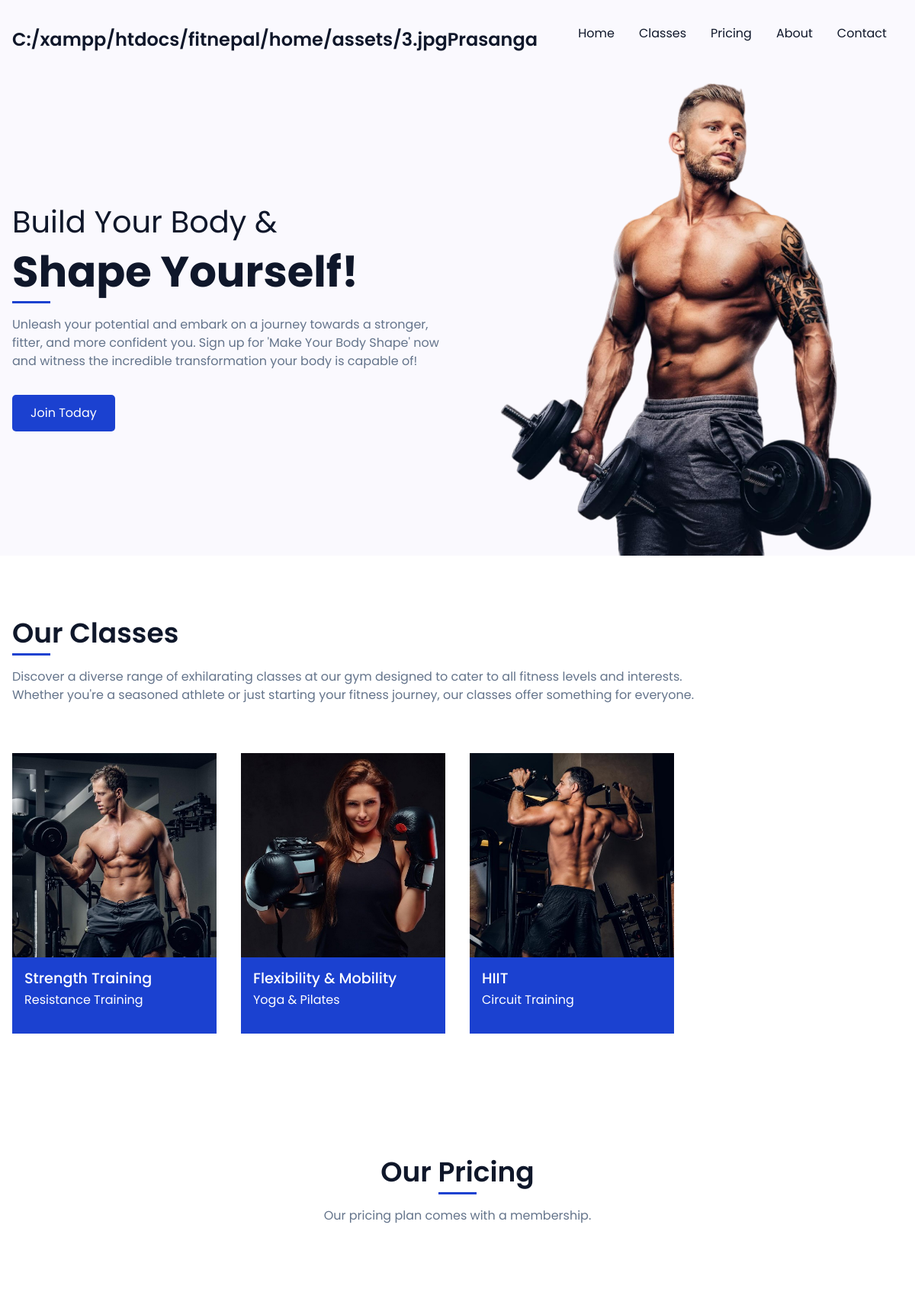
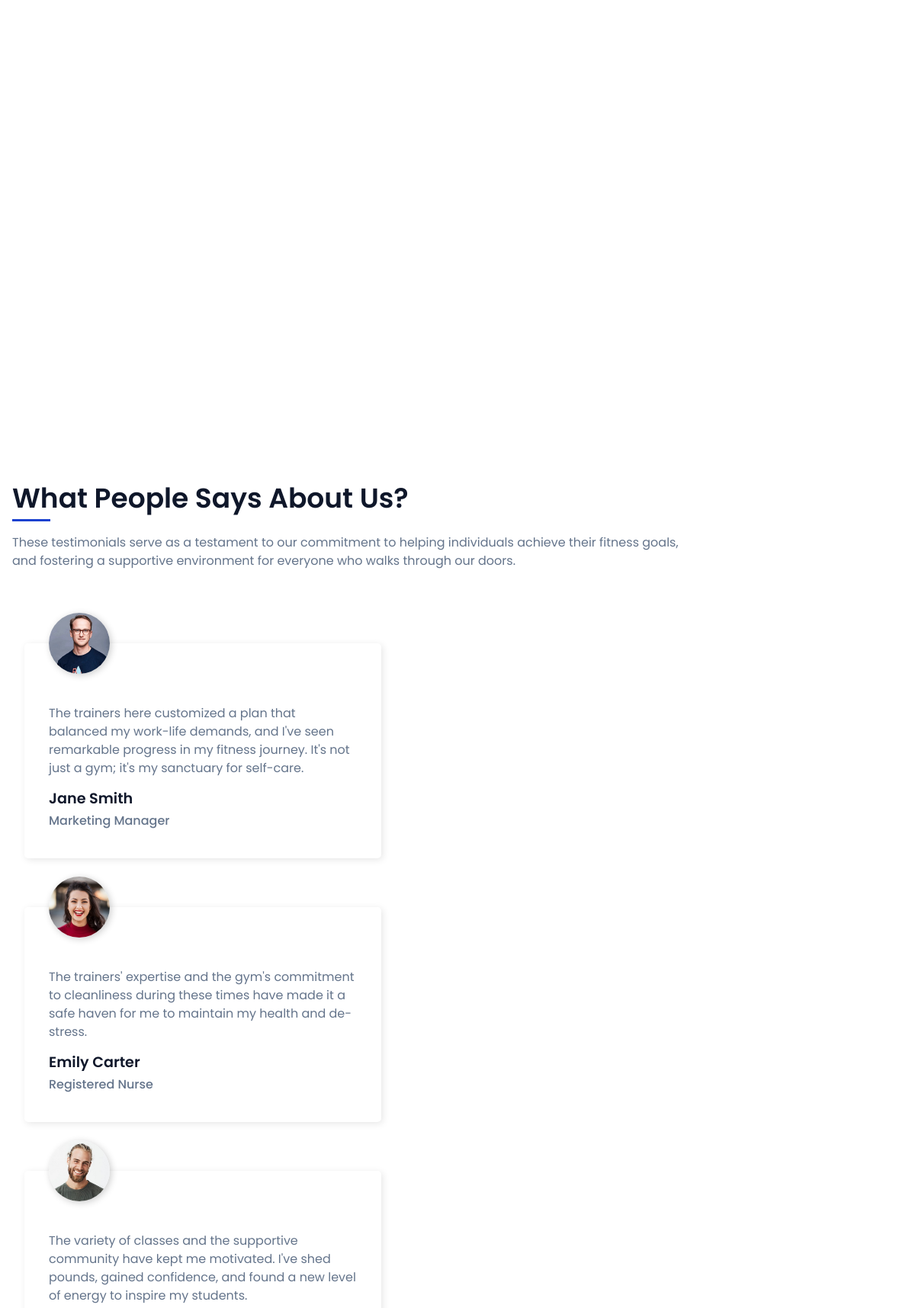
The app's page /home/index.php (upper part) with its own data (2 pictures, top to bottom).
### tables this page shows
CREATE TABLE `sitesettings` (
  `id` int(11) NOT NULL,
  `site_title` varchar(255) NOT NULL,
  `header_image` varchar(255) NOT NULL,
  `site_logo` varchar(255) NOT NULL
);

### home/index.php (the view, shortened to what this page needs)
<?php
include 'db_connection.php';
$query = "SELECT * FROM sitesettings WHERE id = 1";
$stmt = $pdo->prepare($query);
$stmt->execute();
$site_settings = $stmt->fetch(PDO::FETCH_ASSOC);
$site_title = $site_settings['site_title'];
$site_logo = $site_settings['site_logo'];
?>
<!DOCTYPE html>
<html lang="en">
<head>
  <link href="https://cdn.jsdelivr.net/npm/remixicon@3.5.0/fonts/remixicon.css" rel="stylesheet" />
  <link rel="stylesheet" href="https://cdn.jsdelivr.net/npm/swiper@10/swiper-bundle.min.css" />
  <link rel="stylesheet" href="https://stackpath.bootstrapcdn.com/bootstrap/4.5.2/css/bootstrap.min.css">
  <link rel="stylesheet" href="styles.css" />
</head>
<header class="header">
  <nav>
    <div class="nav__header">
      <div class="nav__logo">
        <a href="#"><?php echo $site_logo; ?><?php echo $site_title; ?></a>
      </div>
    </div>
    <ul class="nav__links" id="nav-links">
      <li class="link"><a href="#home">Home</a></li>
      <li class="link"><a href="#class">Classes</a></li>
      <li class="link"><a href="#price">Pricing</a></li>
      <li class="link"><a href="#about">About</a></li>
      <li class="link"><a href="#">Contact</a></li>
    </ul>
  </nav>
  <div class="section__container header__container" id="home">
    <div class="header__image">
      <img src="assets/header.png" alt="header" />
    </div>
    <div class="header__content">
      <h4>Build Your Body &</h4>
      <h1 class="section__header">Shape Yourself!</h1>
      <p>
        Unleash your potential and embark on a journey towards a stronger,
        fitter, and more confident you. Sign up for 'Make Your Body Shape'
        now and witness the incredible transformation your body is capable
        of!
      </p>
      <div class="header__btn">
        <button class="btn">Join Today</button>
      </div>
    </div>
  </div>
</header>
<section class="section__container class__container" id="class">
  <h2 class="section__header">Our Classes</h2>
  <p class="section__description">
    Discover a diverse range of exhilarating classes at our gym designed to
    cater to all fitness levels and interests. Whether you're a seasoned
    athlete or just starting your fitness journey, our classes offer
    something for everyone.
  </p>
  <div class="class__grid">
    <div class="class__card">
      <img src="assets/class-1.jpg" alt="class" />
      <div class="class__content">
        <h4>Strength Training</h4>
        <p>Resistance Training</p>
      </div>
    </div>
    <div class="class__card">
      <img src="assets/class-2.jpg" alt="class" />
      <div class="class__content">
        <h4>Flexibility & Mobility</h4>
        <p>Yoga & Pilates</p>
      </div>
    </div>
    <div class="class__card">
      <img src="assets/class-3.jpg" alt="class" />
      <div class="class__content">
        <h4>HIIT</h4>
        <p>Circuit Training</p>
      </div>
    </div>
  </div>
</section>
<section class="section__container price__container" id="price">
  <h2 class="section__header">Our Pricing</h2>
  <p class="section__description">
    Our pricing plan comes with a membership.
  </p>
</section>
<section class="section__container client__container" id="client">
  <h2 class="section__header">What People Says About Us?</h2>
  <p class="section__description">
    These testimonials serve as a testament to our commitment to helping
    individuals achieve their fitness goals, and fostering a supportive
    environment for everyone who walks through our doors.
  </p>
  <div class="swiper">
    <div class="swiper-wrapper">
      <div class="swiper-slide">
        <div class="client__card">
          <img src="assets/client-1.jpg" alt="client" />
          <p>
            The trainers here customized a plan that balanced my work-life
            demands, and I've seen remarkable progress in my fitness
            journey. It's not just a gym; it's my sanctuary for self-care.
          </p>
          <h4>Jane Smith</h4>
          <h5>Marketing Manager</h5>
        </div>
      </div>
      <div class="swiper-slide">
        <div class="client__card">
          <img src="assets/client-2.jpg" alt="client" />
          <p>
            The trainers' expertise and the gym's commitment to cleanliness
            during these times have made it a safe haven for me to maintain
            my health and de-stress.
          </p>
          <h4>Emily Carter</h4>
          <h5>Registered Nurse</h5>
        </div>
      </div>
      <div class="swiper-slide">
        <div class="client__card">
          <img src="assets/client-3.jpg" alt="client" />
          <p>
            The variety of classes and the supportive community have kept me
            motivated. I've shed pounds, gained confidence, and found a new
            level of energy to inspire my students.
          </p>
        </div>
      </div>
    </div>
  </div>
</section>
  </body>
</html>

### home/styles.css (style rules this page uses)
:root { --primary-color: #1b41d0; --primary-color-dark: #e91a1a; --secondary-color: #faf9fe; --text-dark: #0f172a; --text-light: #64748b; --white: #ffffff; --max-width: 1200px; }
* { padding: 0; margin: 0; box-sizing: border-box; }
.section__container { max-width: var(--max-width); margin: auto; padding: 5rem 1rem; }
.section__header { position: relative; padding-bottom: 0.5rem; margin-bottom: 1rem; font-size: 2.25rem; font-weight: 600; color: var(--text-dark); }
.section__header::after { position: absolute; content: ""; left: 0; bottom: 0; width: 50px; height: 3px; background-color: var(--primary-color); }
.section__description { max-width: 900px; color: var(--text-light); }
.btn { padding: 0.75rem 1.5rem; outline: none; border: none; font-size: 1rem; white-space: nowrap; color: var(--white); background-color: var(--primary-color); border-radius: 5px; cursor: pointer; transition: 0.3s; }
img { display: flex; width: 100%; }
a { text-decoration: none; white-space: nowrap; }
html, body { scroll-behavior: smooth; }
.header { background-color: var(--secondary-color); }
nav { position: fixed; isolation: isolate; width: 100%; z-index: 9; background-color: ; }
.nav__header { padding: 1rem; width: 100%; display: flex; align-items: center; justify-content: space-between; background-color: var(--secondary-color); }
.nav__logo a { display: flex; align-items: center; gap: 0.5rem; font-size: 1.5rem; font-weight: 600; color: var(--text-dark); }
.nav__links { position: absolute; top: 68px; left: 0; width: 100%; padding: 2rem; list-style: none; display: flex; align-items: center; justify-content: center; flex-direction: column; gap: 2rem; background-color: var(--secondary-color); transition: 0.5s; z-index: -1; transform: translateY(-100%); }
.link a { color: var(--text-dark); transition: 0.3s; }
.header__container { display: grid; gap: 2rem; }
.header__image img { max-width: 500px; margin: auto; }
.header__content h4 { font-size: 2.5rem; font-weight: 400; color: var(--text-dark); }
.header__content .section__header { font-size: 3.5rem; font-weight: 700; }
.header__content p { margin-bottom: 2rem; color: var(--text-light); }
.class__grid { margin-top: 4rem; display: grid; gap: 2rem; }
.class__card { position: relative; isolation: isolate; display: flex; flex-direction: column; cursor: pointer; transition: 0.3s; }
.class__content { flex: 1; padding: 1rem; background-color: var(--primary-color); color: var(--white); }
.class__content h4 { margin-bottom: 5px; font-size: 1.2rem; font-weight: 500; }
.price__container :is(.section__header, .section__description) { width: fit-content; margin-inline: auto; text-align: center; }
.price__container .section__header::after { left: 50%; transform: translateX(-50%); }
.swiper { margin-top: 2rem; padding-bottom: 2rem; width: 100%; }
.swiper-slide { max-width: 500px; padding-inline: 1rem; padding-top: 4rem; }
.client__card { position: relative; padding-block: 4rem 2rem; padding-inline: 2rem; border-radius: 5px; box-shadow: 2px 2px 10px rgba(0, 0, 0, 0.1); }
.client__card img { position: absolute; top: 0; left: 2rem; transform: translateY(-50%); max-width: 80px; border-radius: 100%; box-shadow: 2px 2px 10px rgba(0, 0, 0, 0.2); }
.client__card p { margin-bottom: 1rem; color: var(--text-light); }
.client__card h4 { font-size: 1.2rem; font-weight: 600; color: var(--text-dark); }
.client__card h5 { font-size: 1rem; font-weight: 500; color: var(--text-light); }
@media (width > 480px) { .class__grid { grid-template-columns: repeat(2, 1fr); gap: 2rem 1rem; } }
@media (width > 768px) { nav { position: static; padding: 2rem 1rem; max-width: var(--max-width); margin-inline: auto; display: flex; align-items: center; justify-content: space-between; gap: 2rem; } }
@media (width > 768px) { .nav__header { padding: 0; background-color: transparent; } }
@media (width > 768px) { .nav__links { position: static; padding: 0; flex-direction: row; background-color: transparent; transform: none; } }
@media (width > 768px) { .header__container { padding-block: 0; grid-template-columns: repeat(2, 1fr); align-items: center; } }
@media (width > 768px) { .header__content { padding-block: 5rem; grid-area: 1/1/2/2; } }
@media (width > 768px) { .class__grid { grid-template-columns: repeat(4, 1fr); } }
@media (width > 1024px) { .class__grid { gap: 2rem; } }

### records on screen
sitesettings: site_logo "C:/xampp/htdocs/fitnepal/home/assets/3.jpg", site_title "Prasanga"
